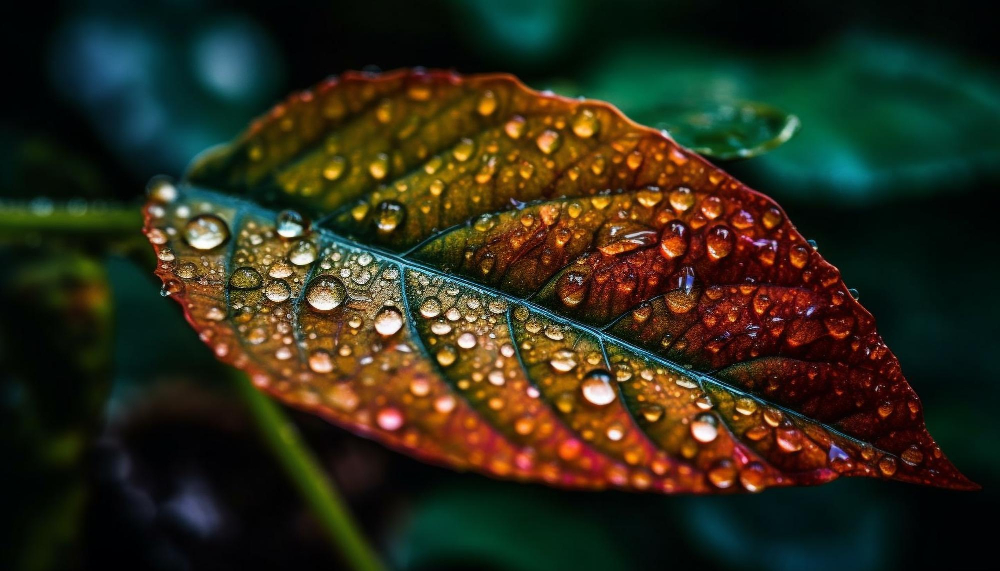
#> input picture Lab1/image.jpg, 1000 x 571 px
$ python Q4.py
#> lines starting #> are read from the running program, lines starting #| are printed output that depends on the picture; after the words box and inside, x2 and y2 are one past the last pixel; in counts of white or black regions, pixels touching at a corner belong together
import cv2

image=cv2.imread('image.jpg')
#> image is the input picture: shape (571, 1000, 3); mean B, G, R 26.1, 43.7, 46

startPoint=(100, 100)
endPoint=(200, 200)
color=(0, 255, 0)
thickness=2

image=cv2.rectangle(image, startPoint, endPoint, color, thickness)
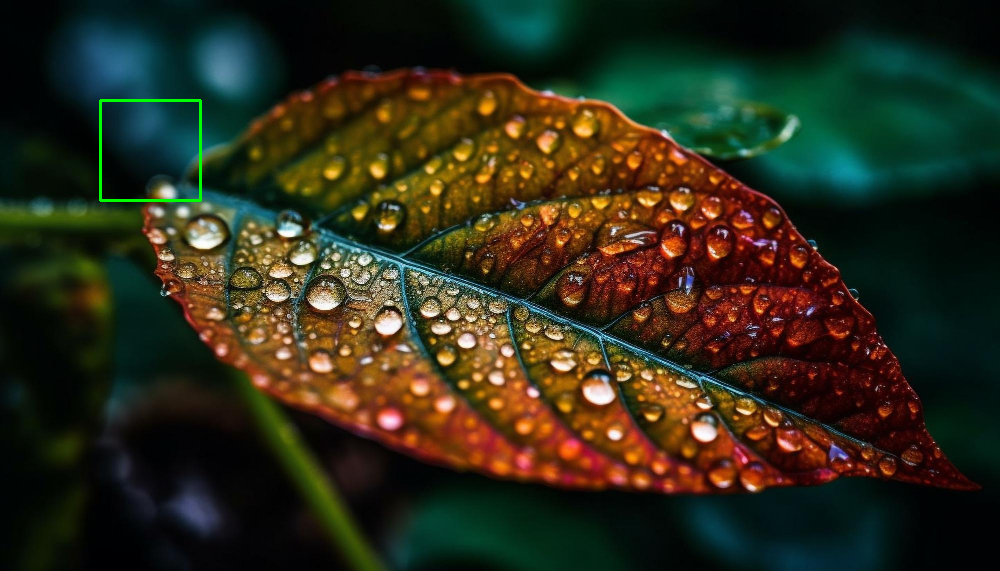
#> image: shape (571, 1000, 3); 0.21% of pixels changed, all inside (x1, y1, x2, y2) = (99, 99, 202, 202)

cv2.imshow("Q4", image)

cv2.waitKey(0)
